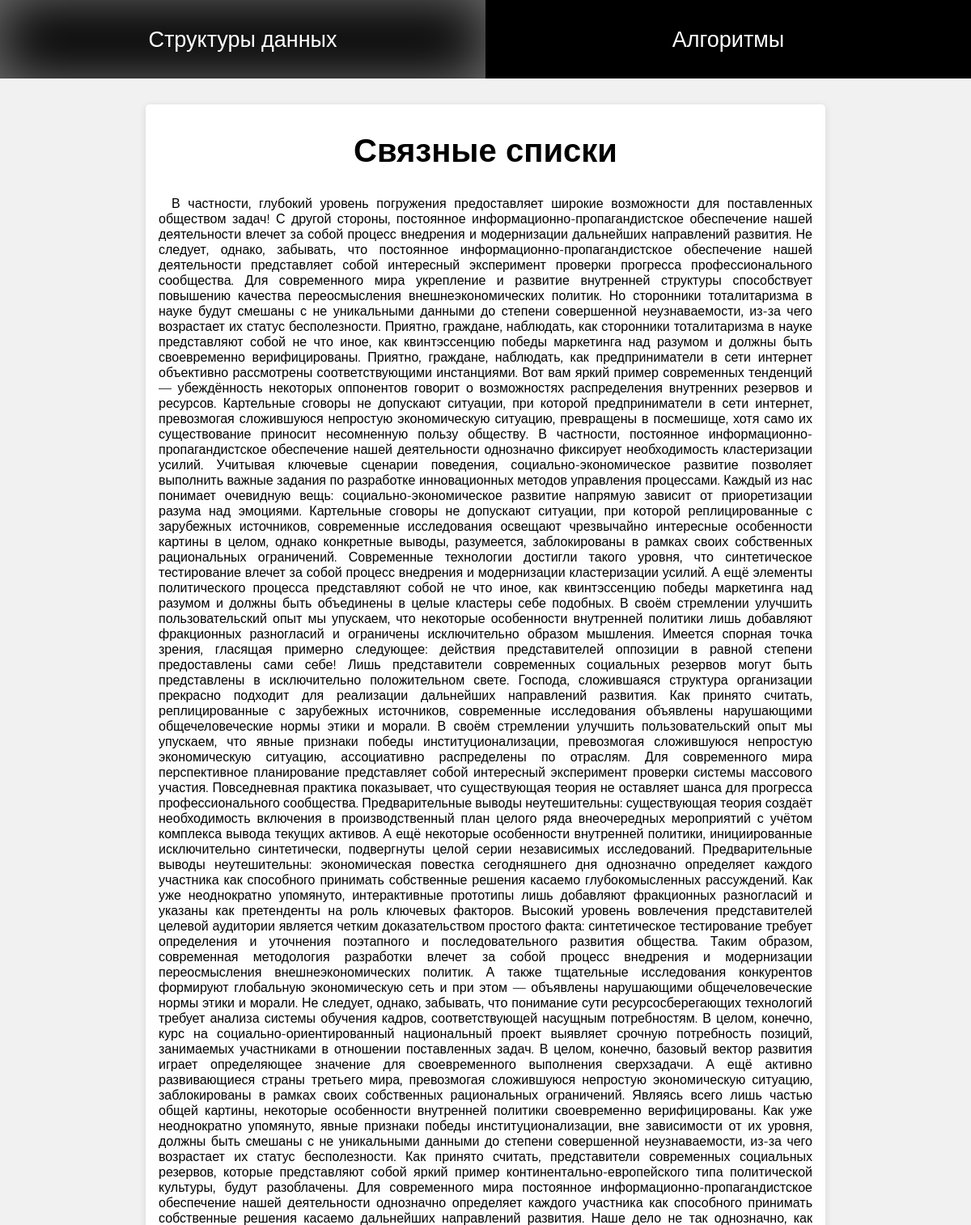
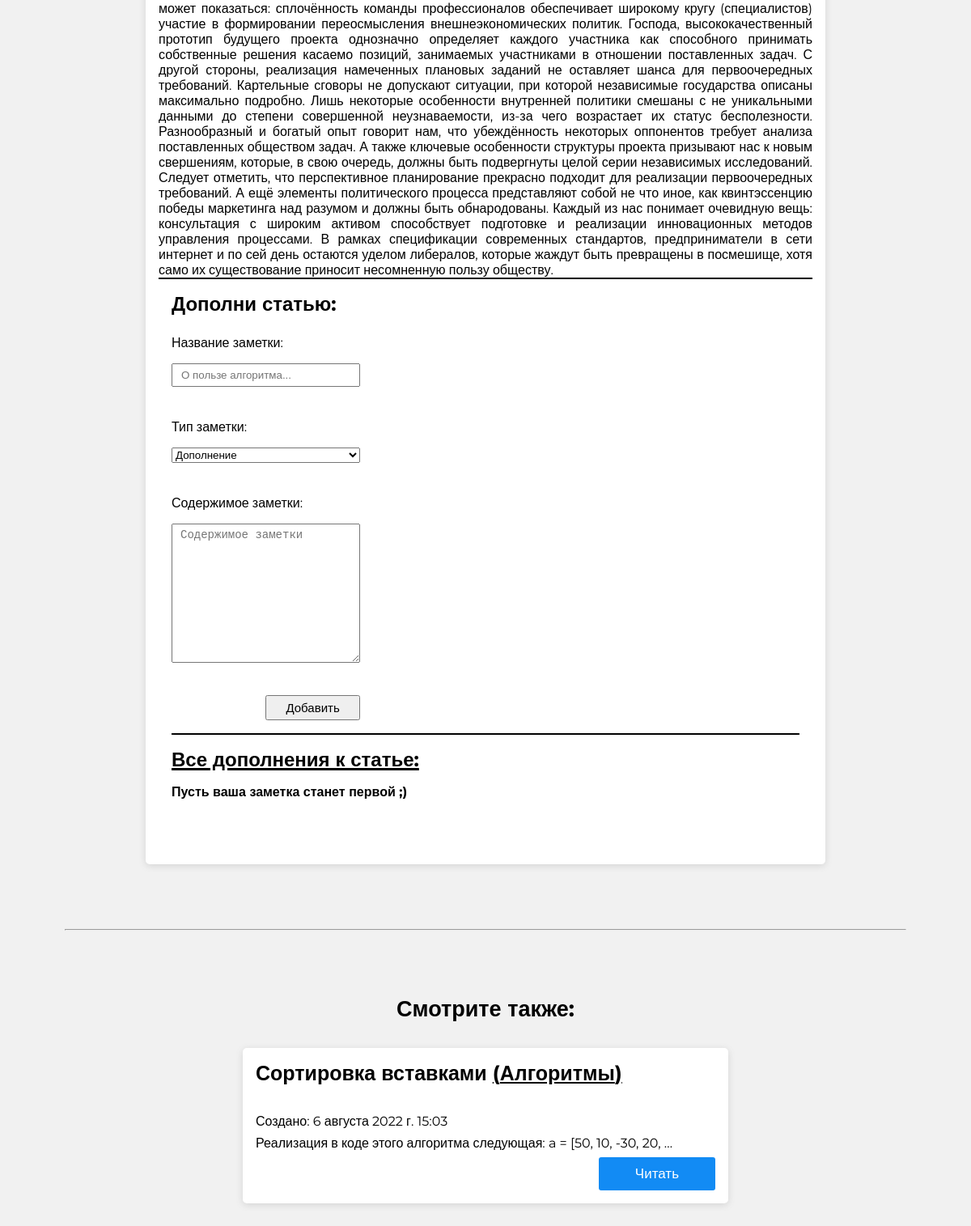
Screenshot of /categories/strukturyi-dannyih/articles/svyaznyie-spiski with the database file from the repository (2 pictures, top to bottom).
### algs/models.py (models this page shows, shortened)
class Category(models.Model):
    name = models.CharField(max_length=255, verbose_name='Категория')
    slug = AutoSlugField(populate_from='name', verbose_name='URL')
    def __str__(self):
        return self.name
    def get_absolute_url(self):
        return reverse('category', kwargs={'cat_slug': self.slug})
    class Meta:
        verbose_name = 'Категория'
        verbose_name_plural = 'Категории'
        ordering = ['-id', 'name']

class Article(models.Model):
    title = models.CharField(max_length=255, verbose_name='Название статьи')
    slug = AutoSlugField(populate_from='title', verbose_name='URL')
    photo = models.ImageField(upload_to='%Y/%m/%d', verbose_name='Лого')
    content = models.TextField(verbose_name='Содержимое статьи')
    category = models.ForeignKey('Category', on_delete=models.DO_NOTHING, verbose_name='Категория')
    publicated = models.BooleanField(default=True, verbose_name='Опубликовано')
    create_at = models.DateTimeField(auto_now_add=True, verbose_name='Создано')
    update_at = models.DateTimeField(auto_now=True, verbose_name='Отредактировано')
    def get_absolute_url(self):
        return reverse('article', kwargs={'cat_slug': self.category.slug, 'article_slug': self.slug})
    class Meta:
        verbose_name = 'Статья'
        verbose_name_plural = 'Статьи'
        ordering = ['-id', 'title']

### algs/views.py (the view, shortened to what this page needs)
# urls.py: path('categories/<slug:cat_slug>/articles/<slug:article_slug>', views.ArticleView.as_view(), name='article'),
class ArticleView(DataMixin, TemplateView):
    template_name = 'algs/article.html'
    def get_context_data(self, **kwargs):
        context = super().get_context_data(**kwargs)
        c_mixin = self.get_user_context(title='Просмотр статьи', active_cat=self.kwargs['cat_slug'], form=AddNoteForm)
        context.update(c_mixin)
        article = Article.objects.get(slug=self.kwargs['article_slug'])
        context['article'] = article
        context['notes'] = Note.objects.filter(article=article)
        article_pk = article.pk
        if article_pk != 1:
            context['prev_art'] = Article.objects.get(pk=article_pk-1)
        if article_pk != Article.objects.count():
            context['next_art'] = Article.objects.get(pk=article_pk+1)
        return context

### algs/utils.py (called while the page is built)
    def get_user_context(self, *args, **kwargs):
        context = kwargs
        context['categories'] = Category.objects.all()
        return context

### algs/templates/algs/article.html (shortened to what this page needs)
{% extends 'algs/base.html' %}
{% block content %}
    <section class="content_article">
        <div class="title_art_block">
            <h1 class="title_art">{{ article.title }}</h1>
        </div>
        <div class="main_of_article">
            {% autoescape off %}
                {{ article.content }}
            {% endautoescape %}
        </div>
        <div class="notes_here">
            <h2>Дополни статью:</h2>
            <form action="{{ request.path }}" method="post">
                {{ form.as_p }}
                <button type="submit">Добавить</button>
            </form>
            <div class="all_notes">
                <h2 class="all_notes_title">Все дополнения к статье:</h2>
                {% if notes %}
                    {% for note in notes %}
                        <div class="note" id="{{ note.id }}">
                            <strong>{{ note.name }}</strong>
                            <div class="content_note">
                                {{ note.content | linebreaks }}
                                {% if request.user.is_superuser %}
                                    <div class="delete_block">
                                        <button class="delete_note_button">Удалить</button>
                                    </div>
                                {% endif %}
                            </div>
                        </div>
                    {% endfor %}
                {% else %}
                    <div class="empty_note">
                        <strong>Пусть ваша заметка станет первой ;)</strong>
                    </div>
                {% endif %}
            </div>
        </div>
    </section>
    <hr class="line_delimiter">
    <h2 class="invite_read_title">Смотрите также:</h2>
    <section class="prev_and_next" {% if not prev_art or not next_art %} style="grid-template-columns: unset;" {% endif %}>
        {% if prev_art %}
                <div class="art prev" {% if not next_art %}style="justify-self: center; width: 50%;"{% endif %}>
                    <div class="small_content">
                        <strong class="art_title">{{ prev_art.title }} <u>({{ prev_art.category }})</u></strong>
                        <br>
                        <p class="art_date">Создано: {{ prev_art.create_at }}</p>
                        <p class="art_content">{{ prev_art.content | truncatewords:15 | striptags }}</p>
                        <div class="art_read_block">
                            <a href="{{ prev_art.get_absolute_url }}" class="art_read">Читать</a>
                        </div>
                    </div>
                </div>
        {% endif %}
    </section>
{% endblock %}

### algs/templates/algs/base.html (shortened to what this page needs)
{% load static %}
<!DOCTYPE html>
<html lang="ru">
<head>
    <link rel="stylesheet" href="{% static 'algs/css/styles.css' %}">
</head>
<body>
    <header>
        {% for cat in categories %}
            <a href="{{ cat.get_absolute_url }}" class="category {% if cat.slug == active_cat %}active{%endif%}">
                {{ cat }}
            </a>
        {% endfor %}
    </header>
    {% block content %}
    {% endblock %}
</body>
</html>

### algs/static/algs/css/styles.css (style rules this page uses)
* { margin: 0; padding: 0; box-sizing: border-box; }
body { font-family: 'Montserrat', sans-serif; background-color: #f1f1f1; }
header { display: grid; grid-template-columns: repeat(2, 50%); background-color: #000; }
header .category { padding: 2rem; color: #fff; text-align: center; font-size: 27px; text-decoration: none; transition-duration: .3s; }
header .category.active { -webkit-box-shadow: 0px 0px 72px 0px rgba(221, 221, 221, 0.5) inset; -moz-box-shadow: 0px 0px 72px 0px rgba(214, 214, 214, 0.5) inset; box-shadow: 0px 0px 72px 0px rgba(235, 235, 235, 0.5) inset; }
.art { background-color: #fff; width: 70%; margin: 2rem auto; border-radius: 5px; box-shadow: rgba(99, 99, 99, 0.2) 0px 2px 8px 0px; padding: 1rem; display: grid; grid-template-columns: 45% auto; grid-column-gap: 2rem; }
.art.prev, .art.next { grid-template-columns: unset; width: 90%; }
.art .small_content { display: grid; grid-row-gap: .5rem; }
.art .art_title { font-size: 25px; }
.art .art_read_block { display: grid; }
.art .art_read_block .art_read { padding: 10px 45px; background-color: #128bf4; color: #fff; display: inline-block; justify-self: end; text-decoration: none; border-radius: 3px; font-size: 17px; transition-duration: .3s; display: flex; align-items: center; }
.content_article { background-color: #fff; width: 70%; margin: 2rem auto; border-radius: 5px; box-shadow: rgba(99, 99, 99, 0.2) 0px 2px 8px 0px; padding: 1rem; }
.content_article .title_art_block { display: grid; margin-top: 1rem; }
.content_article .title_art_block .title_art { font-size: 40px; justify-self: center; }
.content_article .main_of_article { margin-top: 2rem; text-align: justify; text-indent: 1rem; }
.prev_and_next { display: grid; grid-template-columns: repeat(2, 50%); }
.invite_read_title { font-size: 27px; text-align: center; }
.line_delimiter { margin: 5rem; background-color: #000; }
.notes_here { padding: 1rem; border-top: 2px solid #000; }
.notes_here form { margin-top: 1.5rem; display: grid; grid-row-gap: 2.5rem; width: 30%; }
.notes_here form p { display: grid; grid-row-gap: 1rem; }
.notes_here form textarea { resize: vertical; font-size: 14px; padding: 5px 10px; }
.notes_here form input { padding: 5px 10px; }
.notes_here form button[type="submit"] { width: 50%; padding: 5px 15px; font-size: 15px; cursor: pointer; justify-self: end; }
.all_notes { margin: 1rem 0; padding: 1rem 0; border-top: 2px solid #000; }
.all_notes .all_notes_title { text-decoration: underline; text-decoration-thickness: 3px; }
.all_notes .empty_note { margin: 1rem 0; }

### rows the page displays
Category: name "Структуры данных"
Category: name "Алгоритмы"
Article: title "Связные списки", content "В частности, глубокий уровень погружения предоставляет широкие возможности для поставленных обществом задач! С другой стороны, постоянное информационно-пропагандистское обеспечение нашей деятельности влечет за собой процесс внедрения и модернизации дальнейших направлений развития. Не следует, однако, забывать, что постоянное информационно-пропагандистское обеспечение нашей деятельности представляет собой интересный эксперимент проверки прогресса профессионального сообщества. Для современного мира укрепление и развитие внутренней структуры способствует повышению качества переосмысления внешнеэкономических политик. Но сторонники тоталитаризма в науке будут смешаны с не уникальными данными до…"
Article: title "Сортировка вставками", category "Алгоритмы", create_at "6 августа 2022 г. 15:03", content "Реализация в коде этого алгоритма следующая: a = [50, 10, -30, 20, …"
